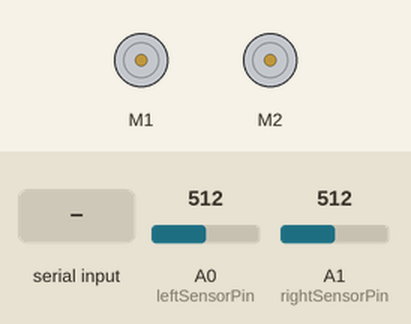
Recording of a sketch running on a simulated Arduino Uno, built with avr-gcc and run on an emulated ATmega328P. Shown: 2 × DC motor (green arrow = forward, orange = backward, longer = faster). The test bench sets the inputs (shaded band); at power-on: A0 (leftSensorPin) = 512, A1 (rightSensorPin) = 512.

Above: at 1.2 s.
1.3 s: "f" received over Serial
At 1.9 s:
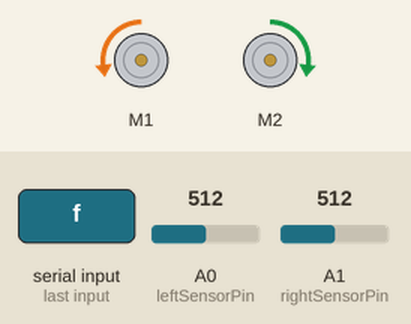
2.8 s: A0 (leftSensorPin) set to 834
4.3 s: A0 (leftSensorPin) set to 862
At 5.3 s:
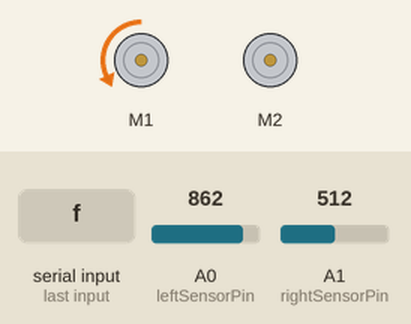
5.8 s: "l" received over Serial
At 6.5 s:
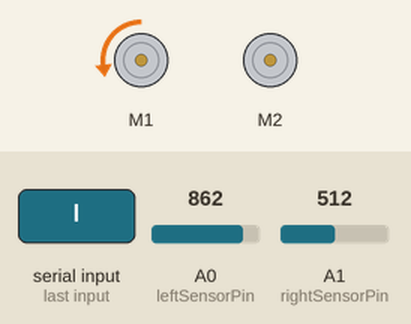
7.3 s: A0 (leftSensorPin) set to 840
At 7.6 s:
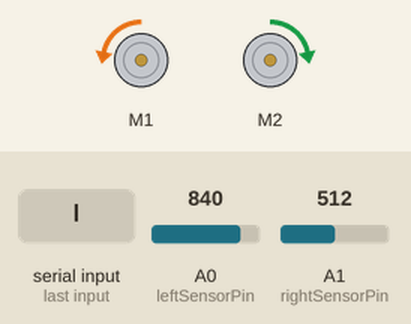
8.8 s: A1 (rightSensorPin) set to 841
10.3 s: A1 (rightSensorPin) set to 863
At 11.1 s:
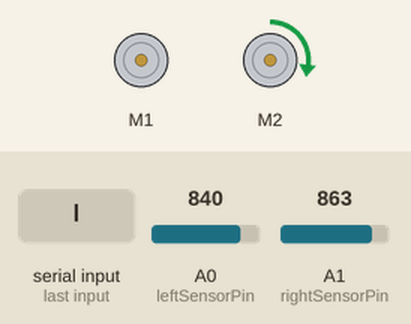
Timing chart, 0 to 12.8 s (numbered marks = the images above; inputs shaded):
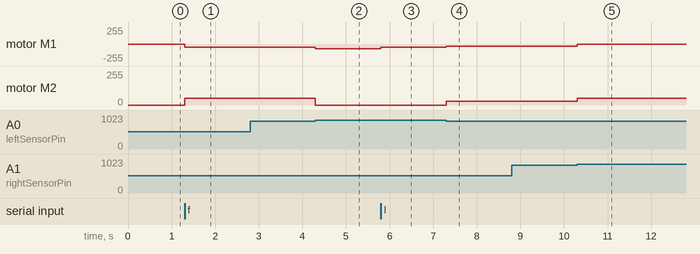

The sketch:

Controlled_Moving_Car.ino
```cpp
#include <Wire.h>
#include <Adafruit_MotorShield.h>

// Create the motor shield object with the default I2C address
Adafruit_MotorShield AFMS = Adafruit_MotorShield();

//left motor = M1 | right motor = M2
Adafruit_DCMotor *leftMotor = AFMS.getMotor(1);
Adafruit_DCMotor *rightMotor = AFMS.getMotor(2);

int leftSensorPin = A0; //left IR sensor
int rightSensorPin = A1; //right IR sensor
int receivedChar; //initiating variable to hold character input
boolean isRunning = false; //boolean for continuous driving
boolean spd = false;;

void setup() {
  long baudRate = 9600;
  Serial.begin(baudRate); //setting up serial communication
  AFMS.begin();  // create with the default frequency 1.6KHz

  leftMotor->run(FORWARD);
  rightMotor->run(FORWARD);

  rightMotor->run(RELEASE);
  leftMotor->run(RELEASE);
}

void loop() {
  recvOneChar();
  if (isRunning && spd){
    runCar(50); //will run car if isRunning boolean is true
  }
  else if (isRunning && spd == false) {
    runCar(30);
  }
  else if (isRunning == false){
    stopCar(); //will stop car if isRunning boolean is false
  }
}

void recvOneChar() {
  if (Serial.available() > 0) //detecting for serial input
  {
    receivedChar = Serial.read();
    if (receivedChar == 'f') { //will set isRunning true if g key is entered in serial monitor
      isRunning = true;
      spd = true;
    }
    else if (receivedChar == 'l') {
      isRunning = true;
      spd = false;
    }
    else if (receivedChar == 's') { //will set isRunning false if s key is entered in serial monitor
      isRunning = false;
    }
  }
}


void runCar(int spd) {
  int rightSensor = analogRead(rightSensorPin);
  int leftSensor = analogRead(leftSensorPin);

  if (leftSensor > 850) { //Forward for left motor = backwards in real life
    leftMotor->setSpeed(spd+20);
    rightMotor -> setSpeed(0);
    leftMotor->run(BACKWARD);//left motor forwards
    rightMotor ->run(BACKWARD);//right motor backwards
  }

  else if (rightSensor > 850) {
    rightMotor->setSpeed(spd+20);
    leftMotor -> setSpeed(0);
    rightMotor->run(FORWARD); //right motor forwards
    leftMotor->run(FORWARD); //left motor backwards
  }

  else {
    leftMotor -> setSpeed(spd);
    rightMotor -> setSpeed(spd);
    rightMotor->run(FORWARD); //right motor forwards
    leftMotor->run(BACKWARD); //left motor forwards
  }
}

void stopCar() {
  rightMotor->setSpeed(0);
  leftMotor->setSpeed(0);
  rightMotor->run(FORWARD);
  leftMotor->run(FORWARD);
}
```

Measured:
- the behaviour switches between 850 and 851 on A0 (leftSensorPin) (found by bisection; images 1 and 2)
- after the input at 1.3 s, motor M1: stopped → backward 50/255 at once; motor M2: stopped → forward 50/255 at once
- after the input at 2.8 s, every drawn part: stays the same
- after the input at 4.3 s, motor M1: backward 50/255 → backward 70/255 at once; motor M2: forward 50/255 → stopped at once
- after the input at 5.8 s, motor M1: backward 70/255 → backward 50/255 at once
- after the input at 7.3 s, motor M1: backward 50/255 → backward 30/255 at once; motor M2: stopped → forward 30/255 at once
- after the input at 8.8 s, every drawn part: stays the same
- after the input at 10.3 s, motor M1: backward 30/255 → stopped at once; motor M2: forward 30/255 → forward 50/255 at once
